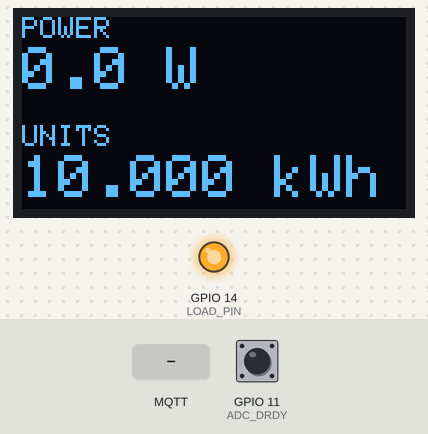
Recording of a program running on a simulated ESP32-S3. On the bench: 128×64 one-colour display, output pins drawn as LEDs (lit = HIGH). The test bench sets the inputs (shaded band); at power-on: GPIO 11 (ADC_DRDY) HIGH. WiFi joins after 1.5 s; servers stay silent unless stated; EEPROM starts erased; no MQTT or app messages arrive unless stated; pins used as bus, display or sensor lines are not drawn; what the program prints to the serial monitor is not drawn.

Above: at 1.8 s.
1.9 s: MQTT message "1" arrives on the second subscribed topic
At 3.2 s:
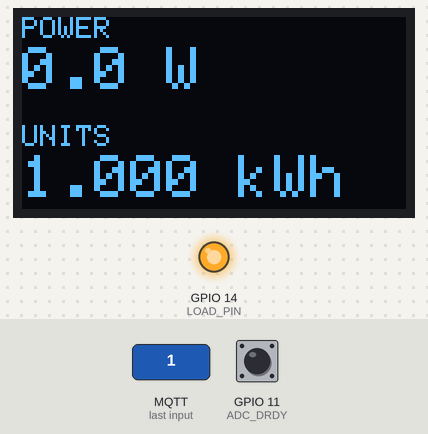
3.7 s: MQTT message "ON" arrives on the second subscribed topic
At 4.9 s:
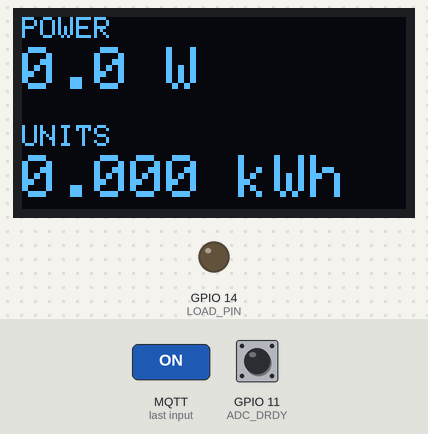
5.2 s: MQTT message "1" arrives on the third subscribed topic
At 6.0 s:
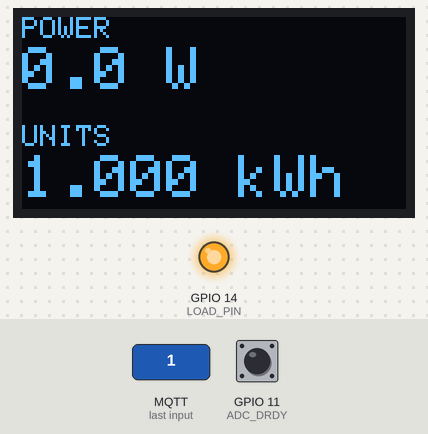
6.7 s: MQTT message "0" arrives on the second subscribed topic
At 7.2 s:
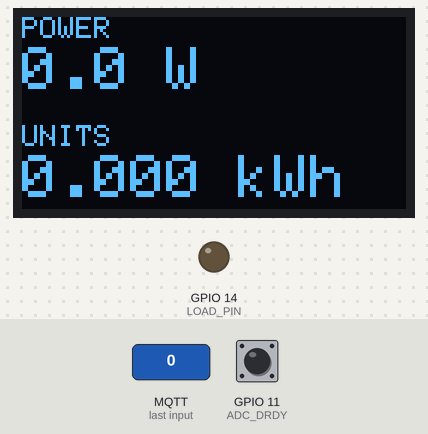
Timing chart, 0 to 9.2 s (numbered marks = the images above; inputs shaded):
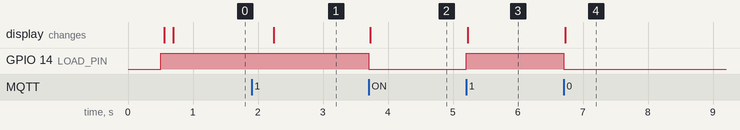

The program:

main.cpp
```cpp
/*
 * Prepaid energy meter: ESP32-S3 firmware
 *
 * Part of the BEng final-year project "Prepaid Energy Monitoring for Student
 * Residences" (K. Ehret, Stellenbosch University, 2026). The firmware design
 * is described in Section 3.3 of the report.
 *
 * What it does:
 *	- Samples conditioned mains voltage and load current simultaneously with
 *	  an ADS131M02 ADC (8 kSPS per channel, read over SPI on each DRDY interrupt).
 *	- Calculates RMS voltage and current, real and apparent power, and power
 *	  factor every 8000 sample pairs, then updates used energy and prepaid balance.
 *	- Switches the load relay according to the requested state and balance.
 *	- Shows real power and remaining balance on an SSD1306 OLED every second.
 *	- Publishes telemetry over MQTT once per second and accepts load and
 *	  balance commands.
 *	- Keeps energy, balance, and requested load state in flash (NVS), saving
 *	  after commands or once per minute; restores them at startup.
 *
 * The MQTT topics and telemetry payload are listed in README.md.
 */

#include <Arduino.h>
#include <SPI.h>
#include <WiFi.h>
#include <PubSubClient.h>
#include <Preferences.h>
#include <Wire.h>
#include <Adafruit_GFX.h>
#include <Adafruit_SSD1306.h>
#include "esp_timer.h"
#include <math.h>

// Wi-Fi and MQTT settings
const char* DEVICE_ID = "esp32_01";
#include "wifi_settings.h"
const int MQTT_PORT = 1883;
String TOPIC_TELEMETRY = String("meter/") + DEVICE_ID + "/telemetry";
String TOPIC_LOAD = String("meter/") + DEVICE_ID + "/load/set";
String TOPIC_BALANCE_SET = String("meter/") + DEVICE_ID + "/balance/set";
String TOPIC_BALANCE_ADD = String("meter/") + DEVICE_ID + "/balance/add";
WiFiClient wifiClient;
PubSubClient mqtt(wifiClient);
Preferences preferences;

// ESP32 pins for ADS131M02
const int MOSI_PIN = 8;
const int MISO_PIN = 9;
const int SCLK_PIN = 10;
const int ADC_DRDY = 11;
const int ADC_CS = 12;
const int ADC_RST = 13;

// ESP32 pin for load relay
const int LOAD_PIN = 14;

// OLED settings
const int OLED_SCL = 2;
const int OLED_SDA = 1;
const int OLED_WIDTH = 128;
const int OLED_HEIGHT = 64;
const uint8_t OLED_ADDRESS = 0x3C;
Adafruit_SSD1306 oled(OLED_WIDTH, OLED_HEIGHT, &Wire, -1);
bool oledReady = false;

// Measurement settings
const int SAMPLE_RATE = 8000;
const int WINDOW_SIZE = 8000;
const double NO_LOAD_CURRENT_A = 0.005; // below 5 mA the load is considered off

// Phase correction selected experimentally (report Section 4.3).
const int PHASE_SHIFT_SAMPLES = 3;

// Delay voltage by three samples for real-power calculation only.
double phaseDelayBuffer[PHASE_SHIFT_SAMPLES] = {0.0};
int phaseDelayIndex = 0;
int phaseDelayCount = 0;

// ADS131M02 settings
const double ADC_VREF = 1.2;
const int VOLTAGE_GAIN = 2;
const int CURRENT_GAIN = 4;

// ADC volts per code: 1 LSB = VREF / (gain x 2^23)
const double VOLTAGE_VOLTS_PER_CODE = ADC_VREF / (pow(2, 23) * VOLTAGE_GAIN);
const double CURRENT_VOLTS_PER_CODE = ADC_VREF / (pow(2, 23) * CURRENT_GAIN);

// Calibrated scale factors from ADC input to voltage and current (report Section 4.2)
const double VOLTAGE_SCALE = 597;
const double CURRENT_SCALE = 189.48;

// Latest calculated measurements
double vrms = 0.0;
double irms = 0.0;
double realPower = 0.0;
double apparentPower = 0.0;
double powerFactor = 0.0;
double energyKWh = 0.0;
double balanceKWh = 10.0;

// Load state
bool loadRequested = true;
bool loadOn = true;

// Measurement accumulation
double sumV = 0.0;
double sumI = 0.0;
double sumV2 = 0.0;
double sumI2 = 0.0;
double sumVI = 0.0;
double sumPowerV = 0.0;
double sumPowerI = 0.0;
int sampleCount = 0;
int powerSampleCount = 0;

// Each falling edge of DRDY indicates that a new ADS131M02 conversion is available.
volatile uint32_t samplesWaiting = 0;

// Timing and persistent state
int64_t lastMeasurementTime = 0;
uint32_t lastPublish = 0;
uint32_t lastMQTTAttempt = 0;
uint32_t lastSave = 0;
uint32_t lastWiFiAttempt = 0;
bool wifiConnectedReported = false;
bool stateChanged = false;

/**
 * @brief ADC data-ready (DRDY) interrupt; counts new sample pairs for loop() to read.
 * @note  IRAM_ATTR keeps it in internal RAM so it can run while flash is busy.
 */
void IRAM_ATTR dataReadyInterrupt() {
	samplesWaiting++;
}

/**
 * @brief Saves energy, balance and the requested load state to flash (NVS),
 *        so they survive a restart (see loadState()).
 * @note  Called after every command, and from loop() at most once per minute.
 */
void saveState() {
	preferences.putDouble("energy", energyKWh);
	preferences.putDouble("balance", balanceKWh);
	preferences.putBool("load", loadRequested);
	stateChanged = false;
}

/**
 * @brief Restores energy, balance and the requested load state from flash (NVS)
 *        at startup.
 * @note  Default values: 0 kWh energy, a 10 kWh balance and the load requested on.
 */
void loadState() {
	preferences.begin("meter", false);
	energyKWh = preferences.getDouble("energy", 0.0);
	balanceKWh = preferences.getDouble("balance", 10.0);
	loadRequested = preferences.getBool("load", true);
}

/**
 * @brief Shows real power and the remaining prepaid balance on OLED.
 * @note  Does nothing if no OLED detected at startup.
 */
void updateOLED() {
	if (!oledReady) return;
	oled.clearDisplay();
	oled.setTextColor(SSD1306_WHITE);
	oled.setTextSize(1);
	oled.setCursor(0, 0);
	oled.println("POWER");
	oled.setTextSize(2);
	oled.setCursor(0, 10);
	oled.print(realPower, 1);
	oled.print(" W");
	oled.setTextSize(1);
	oled.setCursor(0, 36);
	oled.println("UNITS");
	oled.setTextSize(2);
	oled.setCursor(0, 46);
	oled.print(balanceKWh, 3);
	oled.print(" kWh");
	oled.display();
}

/**
 * @brief Switches the relay: the load is on only when requested and the
 *        prepaid balance > 0 kwh.
 */
void updateLoad() {
	loadOn = loadRequested && balanceKWh > 0.0;
	if (loadOn) {
		digitalWrite(LOAD_PIN, HIGH);
	} else {
		digitalWrite(LOAD_PIN, LOW);
	}
}

/**
 * @brief  Converts a 24-bit two's complement ADC value to a signed 32 bit integer.
 * @param  a  Most significant byte
 * @param  b  Middle byte
 * @param  c  Least significant byte
 * @return Signed sample value from ADC
 */
int32_t signed24(uint8_t a, uint8_t b, uint8_t c) {
	uint32_t value = ((uint32_t)a << 16) | ((uint32_t)b << 8) | c;

	if (value & 0x800000) {
		value |= 0xFF000000;
	}
	return (int32_t)value;
}

/**
 * @brief Configures the ADS131M02: both channels on, 8 kSPS (OSR 512,
 *        high-resolution mode), gain 2 for voltage (CH0) and 4 for current (CH1).
 * @note  Writes the CLOCK and GAIN1 registers with one WREG command.
 */
void configureADC() {
	SPI.beginTransaction(SPISettings(4000000, MSBFIRST, SPI_MODE1));
	digitalWrite(ADC_CS, LOW);
	// WREG command starting at CLOCK register 0x03.
	SPI.transfer(0x61);
	SPI.transfer(0x81);
	SPI.transfer(0x00);
	// CLOCK = 0x030A CH0 and CH1 enabled OSR = 512 High resolution mode
	// 8.192MHz/2/512 = 8 ksample/s
	SPI.transfer(0x03);
	SPI.transfer(0x0A);
	SPI.transfer(0x00);
	// GAIN1 = 0x0021 CH0 gain = 2 CH1 gain = 4
	SPI.transfer(0x00);
	SPI.transfer(0x21);
	SPI.transfer(0x00);
	// Pad to full 4 word frame (CRC is unused)
	SPI.transfer(0x00);
	SPI.transfer(0x00);
	SPI.transfer(0x00);
	digitalWrite(ADC_CS, HIGH);
	SPI.endTransaction();
}

/**
 * @brief Reads one ADS131M02 frame over SPI (STATUS, CH0, CH1 and CRC words).
 * @param ch0  Output: voltage channel sample in ADC codes
 * @param ch1  Output: current channel sample in ADC codes
 */
void readADC(int32_t &ch0, int32_t &ch1) {

	uint8_t data[12];
	SPI.beginTransaction(SPISettings(4000000, MSBFIRST, SPI_MODE1));
	digitalWrite(ADC_CS, LOW);
    // read 12 bytes (4 words) from the ADC: STATUS, CH0, CH1, CRC
	for (int i = 0; i < 12; i++) {
		data[i] = SPI.transfer(0x00);
	}
	digitalWrite(ADC_CS, HIGH);
	SPI.endTransaction();

	// Convert ch0 and ch1 words from 24-bit two's complement to signed 32 bit integers
	ch0 = signed24(data[3], data[4], data[5]);
	ch1 = signed24(data[6], data[7], data[8]);
}

/**
 * @brief Reads and discards two frames so that measurement starts with fresh
 *        samples after the ADC is configured.
 */
void clearADCFIFO() {
	int32_t dummy0;
	int32_t dummy1;
	readADC(dummy0, dummy1);
	readADC(dummy0, dummy1);
}

/**
 * @brief Clears the running sums and sample counts for the next measurement window.
 */
void resetMeasurementWindow() {
	sumV = 0.0;
	sumI = 0.0;
	sumV2 = 0.0;
	sumI2 = 0.0;
	sumVI = 0.0;
	sumPowerV = 0.0;
	sumPowerI = 0.0;
	sampleCount = 0;
	powerSampleCount = 0;
}

/**
 * @brief Calculates RMS voltage and current, real and apparent power and power
 *        factor from one window of samples, then updates energy and balance.
 * @note  DC offsets are removed from the RMS values and real power.
 */
void calculateMeasurements() {
	// Mean voltage and current
	double meanV = sumV / WINDOW_SIZE;
	double meanI = sumI / WINDOW_SIZE;
	// Mean square values with DC offset removed
	double v2 = sumV2 / WINDOW_SIZE - meanV * meanV;
	double i2 = sumI2 / WINDOW_SIZE - meanI * meanI;

	// Ensure non negative values for RMS calculations.
	if (v2 < 0.0) v2 = 0.0;
	if (i2 < 0.0) i2 = 0.0;

	// RMS
	vrms = sqrt(v2);
	irms = sqrt(i2);

	// Real power P = mean(v x i)
	if (powerSampleCount > 0) {
		double meanPowerV = sumPowerV / powerSampleCount;
		double meanPowerI = sumPowerI / powerSampleCount;
		realPower = sumVI / powerSampleCount - meanPowerV * meanPowerI;
	} else realPower = 0.0;

	// Apparent power
	apparentPower = vrms * irms;

	// Power factor
	if (irms < NO_LOAD_CURRENT_A) {
		irms = 0.0;
		realPower = 0.0;
		apparentPower = 0.0;
		powerFactor = 0.0;
	} else if (apparentPower > 0.000001) {
		powerFactor = realPower / apparentPower;
		powerFactor = constrain(powerFactor, -1.0, 1.0);
	} else powerFactor = 0.0;

	// Elapsed time since the previous window.
	int64_t now = esp_timer_get_time();
	double seconds = (now - lastMeasurementTime) / 1000000.0;
	lastMeasurementTime = now;

	// Energy and prepaid balance
	if (realPower > 0.0) {
		double usedKWh = realPower * seconds / 3600000.0; // convert W to kWh
		energyKWh += usedKWh;
		balanceKWh -= usedKWh;
        // Ensure balance does not go negative and update load relay if negative.
		if (balanceKWh <= 0.0) {
			balanceKWh = 0.0;
			updateLoad();
		}
		stateChanged = true;
	}
	resetMeasurementWindow();
}

/**
 * @brief Handles commands received over MQTT.
 * @param topic    Topic message arrived on (load/set, balance/set, balance/add)
 * @param payload  Message bytes
 * @param length   Number of bytes in payload
 * @note  Each command updates relay and OLED and saves the state immediately.
 */
void mqttCallback(char* topic, byte* payload, unsigned int length) {
	String message;
	for (unsigned int i = 0; i < length; i++) message += (char)payload[i];
	message.trim();
	// Load on/off command
	if (strcmp(topic, TOPIC_LOAD.c_str()) == 0) {
		loadRequested = message == "1" || message.equalsIgnoreCase("ON");
		updateLoad();
		updateOLED();
		saveState();
	}
	// Set prepaid balance
	else if (strcmp(topic, TOPIC_BALANCE_SET.c_str()) == 0) {
		balanceKWh = message.toDouble();
		if (balanceKWh < 0.0) balanceKWh = 0.0;
		updateLoad();
		updateOLED();
		saveState();
	}
	// Add prepaid balance
	else if (strcmp(topic, TOPIC_BALANCE_ADD.c_str()) == 0) {
		balanceKWh += message.toDouble();
		if (balanceKWh < 0.0) balanceKWh = 0.0;
		updateLoad();
		updateOLED();
		saveState();
	}
}

/**
 * @brief Connects to the MQTT broker and subscribes to the command topics.
 * @note  Only tries when WiFi is connected at most once every 5s.
 */
void connectMQTT() {
	if (WiFi.status() != WL_CONNECTED) return;
	if (mqtt.connected()) return;
	if (millis() - lastMQTTAttempt < 5000) return;
	lastMQTTAttempt = millis();
	if (mqtt.connect(DEVICE_ID)) {
		mqtt.subscribe(TOPIC_LOAD.c_str());
		mqtt.subscribe(TOPIC_BALANCE_SET.c_str());
		mqtt.subscribe(TOPIC_BALANCE_ADD.c_str());
		Serial.print("MQTT connected as ");
		Serial.println(DEVICE_ID);
	}
}

/**
 * @brief Prints the latest measurements, balance and load state as JSON to
 *        serial monitor and publishes them to MQTT when connected.
 */
void publishTelemetry() {
	char payload[300];
	int loadValue = 0;
	if (loadOn) loadValue = 1;
	snprintf(payload, sizeof(payload),
		"{"
		"\"vrms\":%.3f,"
		"\"irms\":%.3f,"
		"\"p_w\":%.3f,"
		"\"s_va\":%.3f,"
		"\"pf\":%.4f,"
		"\"energy_kwh\":%.6f,"
		"\"balance_kwh\":%.6f,"
		"\"load\":%d"
		"}",
		vrms, irms, realPower, apparentPower, powerFactor,
		energyKWh, balanceKWh, loadValue);
	Serial.println(payload);
	if (mqtt.connected()) {
		mqtt.publish(TOPIC_TELEMETRY.c_str(), payload);
	}
}

/**
 * @brief Restores the saved state, starts the OLED,
 *        resets and configures the ADC, starts WiFi and MQTT in the background
 *        and enables the DRDY interrupt.
 */
void setup() {
	Serial.begin(115200);
	delay(500);
	Serial.println();
	Serial.print("Starting meter: ");
	Serial.println(DEVICE_ID);

	// Load control
	pinMode(LOAD_PIN, OUTPUT);
	digitalWrite(LOAD_PIN, LOW);
	loadState();
	updateLoad();

	// OLED
	Wire.begin(OLED_SDA, OLED_SCL);
	Wire.setClock(400000);
	if (oled.begin(SSD1306_SWITCHCAPVCC, OLED_ADDRESS)) {
		oledReady = true;
		oled.clearDisplay();
		oled.setTextColor(SSD1306_WHITE);
		oled.setTextSize(1);
		oled.setCursor(0, 0);
		oled.println("Power meter starting...");
		oled.display();
	} else Serial.println("SSD1306 OLED not detected");

	// ADS131M02 pins
	pinMode(ADC_CS, OUTPUT);
	pinMode(ADC_RST, OUTPUT);
	pinMode(ADC_DRDY, INPUT);
	digitalWrite(ADC_CS, HIGH);
	digitalWrite(ADC_RST, HIGH);

	// SPI
	SPI.begin(SCLK_PIN, MISO_PIN, MOSI_PIN, ADC_CS);

	// Reset ADS131M02
	Serial.println("Resetting ADS131M02...");
	digitalWrite(ADC_RST, LOW);
	delay(10);
	digitalWrite(ADC_RST, HIGH);
	delay(100);

	// Configure ADC
	configureADC();
	Serial.println("ADS131M02 configured");

	// WiFi
	WiFi.mode(WIFI_STA);
	WiFi.setAutoReconnect(true);
	WiFi.begin(WIFI_NAME, WIFI_PASSWORD);
	Serial.println("Connecting to WiFi in background");
	lastWiFiAttempt = millis();

	// MQTT
	mqtt.setServer(MQTT_BROKER, MQTT_PORT);
	mqtt.setCallback(mqttCallback); // Set callback for incoming messages
	lastMQTTAttempt = millis() - 5000;
	connectMQTT();

	// Prepare ADC
	clearADCFIFO();
	resetMeasurementWindow();

	// Ignore DRDY events that occurred during startup.
	noInterrupts();
	samplesWaiting = 0;
	interrupts();

	// Initialise timing
	lastMeasurementTime = esp_timer_get_time();

	// Enable DRDY interrupt
	attachInterrupt(digitalPinToInterrupt(ADC_DRDY), dataReadyInterrupt, FALLING);

	// Initial OLED values
	updateOLED();
	Serial.println("Power meter started");
}

/**
 * @brief Main loop: reads and accumulates waiting ADC samples, completes a
 *        measurement window every 8000 sample pairs, keeps WiFi and MQTT
 *        connected, publishes telemetry once per second and saves changed
 *        state at most once per minute.
 */
void loop() {
	// ADC acquisition
	while (samplesWaiting > 0) {
		noInterrupts();
		samplesWaiting--;
		interrupts();
		int32_t voltageCode;
		int32_t currentCode;
		readADC(voltageCode, currentCode);
		// Convert voltage ADC code
		double voltage = voltageCode * VOLTAGE_VOLTS_PER_CODE * VOLTAGE_SCALE;
		// Convert current ADC code
		double current = currentCode * CURRENT_VOLTS_PER_CODE * CURRENT_SCALE;
		// Accumulate samples
		sumV += voltage;
		sumI += current;
		sumV2 += voltage * voltage;
		sumI2 += current * current;

		// Apply phase correction only to instantaneous real-power calculation.
		double delayedVoltage = phaseDelayBuffer[phaseDelayIndex];
		phaseDelayBuffer[phaseDelayIndex] = voltage;

		if (++phaseDelayIndex >= PHASE_SHIFT_SAMPLES) {
			phaseDelayIndex = 0;
		}
		// Accumulate real power only after the phase delay buffer is filled.
		if (phaseDelayCount < PHASE_SHIFT_SAMPLES) {
			phaseDelayCount++;
		} else {
			sumVI += delayedVoltage * current;
			sumPowerV += delayedVoltage;
			sumPowerI += current;
			powerSampleCount++;
		}
		sampleCount++;

		// Complete 1s measurement window
		if (sampleCount >= WINDOW_SIZE) {
			calculateMeasurements();
			updateOLED();
			// The OLED update takes about 23ms so DRDY events ignored.
			noInterrupts();
			samplesWaiting = 0;
			interrupts();
		}
	}
	if (WiFi.status() == WL_CONNECTED) {
		if (!wifiConnectedReported) {
			Serial.print("WiFi connected: ");
			Serial.println(WiFi.localIP());
			wifiConnectedReported = true;
		}
	} else {
		wifiConnectedReported = false;
		if (millis() - lastWiFiAttempt >= 10000) {
			lastWiFiAttempt = millis();
			WiFi.reconnect();
		}
	}
	// Maintain MQTT connection
	connectMQTT();
	mqtt.loop();
	// Publish telemetry once per second
	if (millis() - lastPublish >= 1000) {
		lastPublish = millis();
		publishTelemetry();
	}
	// Save changed state at most once per minute
	if (stateChanged && millis() - lastSave >= 60000) {
		lastSave = millis();
		saveState();
	}
}
```

wifi_settings.h
```cpp
// Network settings for the meter firmware.
// Replace the values below.

#pragma once

const char* WIFI_NAME = "your-wifi-name";
const char* WIFI_PASSWORD = "your-wifi-password";
const char* MQTT_BROKER = "192.168.1.100"; // IP address of the computer running Mosquitto
```

Measured:
- after the input at 1.9 s, the display: changes after 0.34 s (image 1)
- after the input at 3.7 s, GPIO 14 (LOAD_PIN): HIGH → LOW at once; the display: changes at once (image 2)
- after the input at 5.2 s, GPIO 14 (LOAD_PIN): LOW → HIGH at once; the display: changes at once (image 3)
- after the input at 6.7 s, GPIO 14 (LOAD_PIN): HIGH → LOW at once; the display: changes at once (image 4)
